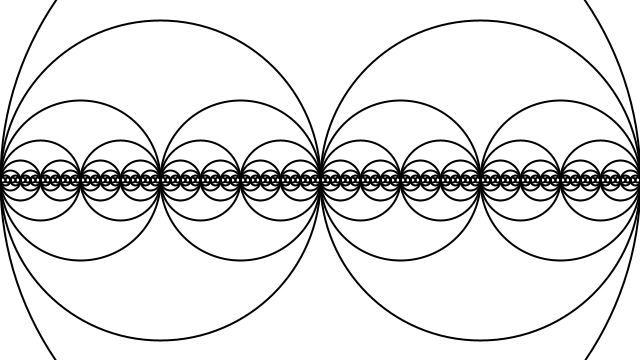
Frame 1 (no input)
Frame 2 (the mouse pressed at the canvas centre, redrawn once): identical to frame 1, image omitted

The Processing sketch that drew this single still picture (run headless with seeded random() and noise(); the mouse was pressed at the canvas centre and the sketch redrawn once):

// Processing sketch: Example_8_2_Recursive_Circles_Twice
// ── Example_8_2_Recursive_Circles_Twice.pde
// The Nature of Code
// Daniel Shiffman
// http://natureofcode.com

// Simple Recursion

void setup() {
  size(640, 360);
}

void draw() {
  background(255);
  drawCircles(width / 2, height / 2, 320);
  noLoop();
}

void drawCircles(float x, int y, float radius) {
  stroke(0);
  strokeWeight(2);
  noFill();
  circle(x, y, radius * 2);
  if (radius > 4) {
    // drawCircles() calls itself twice. For every circle, a smaller circle is drawn to the left and the right.
    drawCircles(x + radius / 2, y, radius / 2);
    drawCircles(x - radius / 2, y, radius / 2);
  }
}
